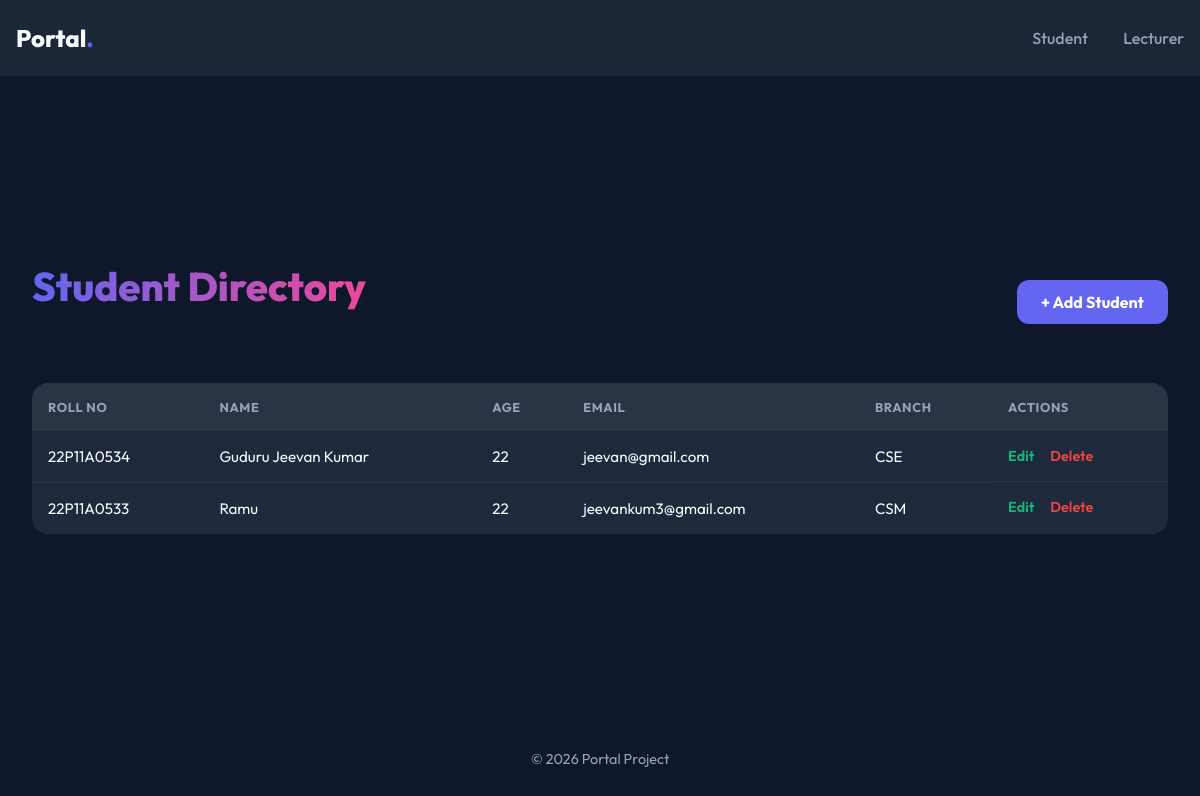
/student/sdetails/, run on an earlier commit of the app's database.
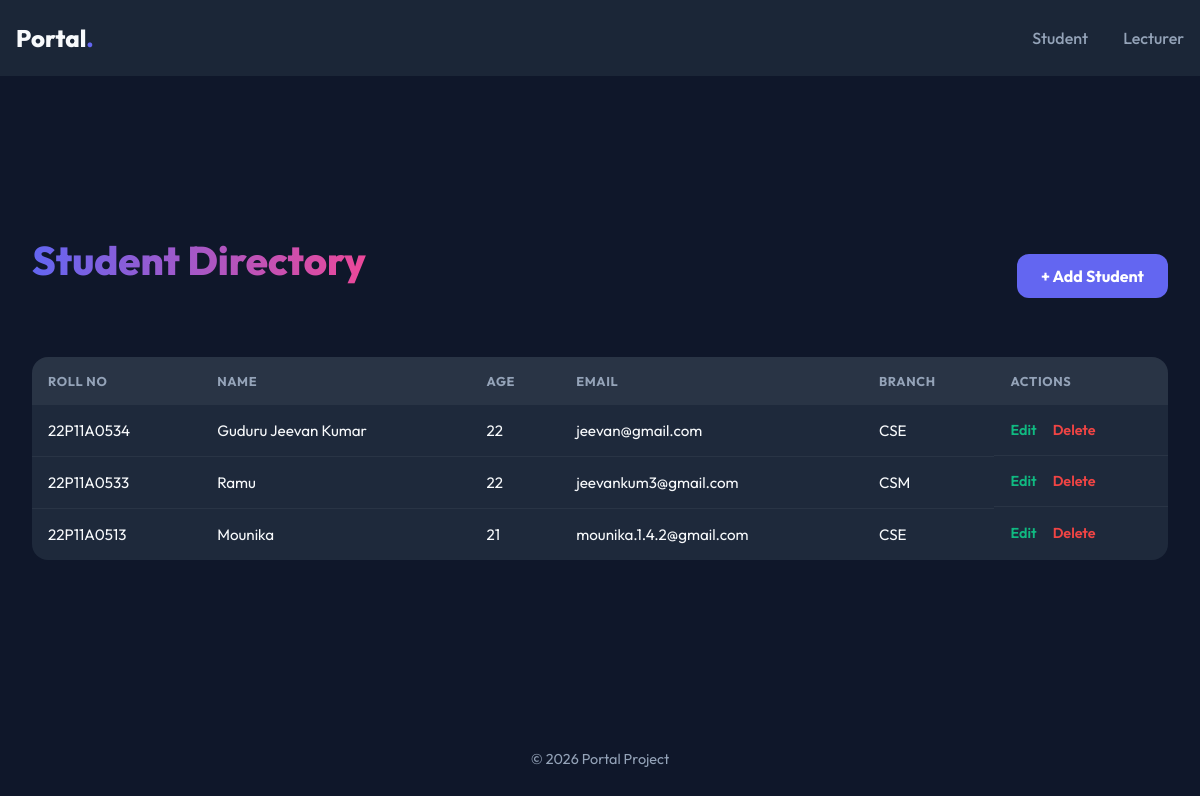
And on a later commit of the database.
### student/models.py (models this page shows, shortened)
class Sdetails(models.Model):
    roll_no = models.CharField(max_length=10,unique = True)
    st_name = models.CharField(max_length=30)
    age = models.IntegerField()
    email = models.EmailField(unique = True)
    branch = models.CharField(max_length=30)

### student/views.py (the view)
# urls.py: path('sdetails/',views.sall,name="sdetails"),
def sall(request):
    all = Sdetails.objects.all()
    return render(request,'sdetails.html',{'all':all})

### templates/sdetails.html (shortened to what this page needs)
{% extends 'base.html' %}
{% load static %}
{% block content %}
    <div class="header-actions">
        <h1>Student Directory</h1>
        <a href="{% url 'sform' %}" class="btn btn-primary">+ Add Student</a>
    </div>
    <div class="table-container">
        <table>
            <thead>
                <tr>
                    <th>Roll No</th>
                    <th>Name</th>
                    <th>Age</th>
                    <th>Email</th>
                    <th>Branch</th>
                    <th>Actions</th>
                </tr>
            </thead>
            <tbody>
                {% for a in all %}
                <tr>
                    <td>{{a.roll_no}}</td>
                    <td>{{a.st_name}}</td>
                    <td>{{a.age}}</td>
                    <td>{{a.email}}</td>
                    <td>{{a.branch}}</td>
                    <td class="action-links">
                        <a href="{% url 'supdate' a.id %}" class="edit-link">Edit</a>
                        <a href="{% url 'sdel' a.id %}" class="delete-link">Delete</a>
                    </td>
                </tr>
                {% empty %}
                <tr>
                    <td colspan="5" class="text-center">No students found.</td>
                </tr>
                {% endfor %}
            </tbody>
        </table>
    </div>
{% endblock %}

### templates/base.html (shortened to what this page needs)
{% load static %}
<!DOCTYPE html>
<html>
<head>
    <link rel="stylesheet" href="{% static 'css/style.css' %}">
</head>
<body>
    {% include 'components/header.html' %}
    <main>
        {% block content %}
        {% endblock %}
    </main>
    {% include 'components/footer.html' %}
</body>
</html>

### templates/components/header.html
<header class="main-header">
    <nav>
        <div id="logo-text">
            <a href="/">Portal</a>
        </div>
        <div id="nav-a">
            <a href="{% url 'sdetails' %}">Student</a>
            <a href="{% url 'ldetails' %}">Lecturer</a>
        </div>
    </nav>
</header>

### templates/components/footer.html
<footer class="site-footer">
    <p>© 2026 Portal Project</p>
</footer>

### static/css/style.css (style rules this page uses)
:root { --bg-dark: #0f172a; --card-bg: #1e293b; --header-bg: #1b2637; --accent-purple: #6366f1; --accent-pink: #ec4899; --text-white: #f8fafc; --text-muted: #94a3b8; --input-bg: #0f172a; --transition: all 0.3s ease; }
* { margin: 0; padding: 0; box-sizing: border-box; }
body { font-family: 'Outfit', sans-serif; background-color: var(--bg-dark); color: var(--text-white); min-height: 100vh; display: flex; flex-direction: column; }
header { background-color: var(--header-bg); width: 100%; padding: 0.5rem 0; position: sticky; top: 0; z-index: 100; }
nav { max-width: 1200px; margin: 0 auto; padding: 0 1rem; display: flex; justify-content: space-between; align-items: center; height: 60px; }
#logo-text a { font-weight: 800; font-size: 1.5rem; color: var(--text-white); text-decoration: none; }
#logo-text a::after { content: '.'; color: var(--accent-purple); }
#nav-a a { font-weight: 500; color: var(--text-muted); text-decoration: none; margin-left: 2rem; transition: var(--transition); }
main, .content-container { flex: 1; display: flex; flex-direction: column; align-items: center; justify-content: center; padding: 2rem; width: 100%; max-width: 1200px; margin: 0 auto; }
h1 { font-size: 2.5rem; font-weight: 800; margin-bottom: 2rem; text-align: center; background: linear-gradient(to right, var(--accent-purple), var(--accent-pink)); -webkit-background-clip: text; background-clip: text; -webkit-text-fill-color: transparent; }
.btn { padding: 0.75rem 1.5rem; border-radius: 0.75rem; border: none; font-family: inherit; font-weight: 700; font-size: 1rem; cursor: pointer; transition: var(--transition); text-align: center; text-decoration: none; }
.btn-primary { background-color: var(--accent-purple); color: white; }
.table-container { width: 100%; background-color: var(--card-bg); border-radius: 1rem; overflow: hidden; margin-top: 1rem; }
table { width: 100%; border-collapse: collapse; text-align: left; }
th { background-color: rgba(255, 255, 255, 0.05); padding: 1rem; font-size: 0.8rem; text-transform: uppercase; letter-spacing: 0.05em; color: var(--text-muted); }
td { padding: 1rem; border-bottom: 1px solid rgba(255, 255, 255, 0.05); font-size: 0.95rem; }
tr:last-child td { border-bottom: none; }
.action-links { display: flex; gap: 1rem; }
.action-links a { text-decoration: none; font-weight: 600; font-size: 0.9rem; }
.edit-link { color: #10b981; }
.delete-link { color: #ef4444; }
.header-actions { width: 100%; display: flex; justify-content: space-between; align-items: center; margin-bottom: 1.5rem; }
footer { padding: 2rem; text-align: center; color: var(--text-muted); font-size: 0.9rem; }

What changed in the data, as far as the page shows it:
added Sdetails: roll_no "22P11A0513", st_name "Mounika", age "21", email "mounika.1.4.2@gmail.com", branch "CSE"
